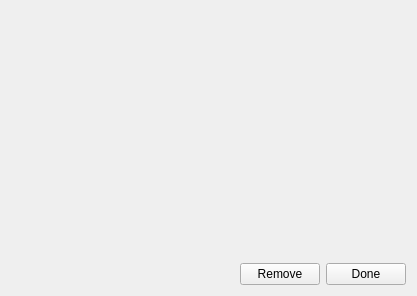
<?xml version="1.0" encoding="UTF-8"?>
<ui version="4.0">
 <class>PlaylistChangeWidget</class>
 <widget class="QWidget" name="PlaylistChangeWidget">
  <property name="geometry">
   <rect>
    <x>0</x>
    <y>0</y>
    <width>417</width>
    <height>296</height>
   </rect>
  </property>
  <property name="windowTitle">
   <string>Form</string>
  </property>
  <layout class="QGridLayout" name="gridLayout">
   <item row="0" column="0" colspan="3">
    <widget class="QStackedWidget" name="stackedWidget">
     <property name="currentIndex">
      <number>4</number>
     </property>
     <widget class="QWidget" name="page">
      <layout class="QGridLayout" name="gridLayout_2">
       <property name="leftMargin">
        <number>0</number>
       </property>
       <property name="topMargin">
        <number>0</number>
       </property>
       <property name="rightMargin">
        <number>0</number>
       </property>
       <property name="bottomMargin">
        <number>0</number>
       </property>
       <item row="0" column="0">
        <widget class="LFOWidget" name="lfoWidget" native="true"/>
       </item>
      </layout>
     </widget>
     <widget class="QWidget" name="page_2">
      <layout class="QGridLayout" name="gridLayout_3">
       <property name="leftMargin">
        <number>0</number>
       </property>
       <property name="topMargin">
        <number>0</number>
       </property>
       <property name="rightMargin">
        <number>0</number>
       </property>
       <property name="bottomMargin">
        <number>0</number>
       </property>
       <item row="0" column="0">
        <widget class="SSGNoiseFreqWidget" name="ssgNoiseFreqWidget" native="true"/>
       </item>
      </layout>
     </widget>
     <widget class="QWidget" name="page_3">
      <layout class="QGridLayout" name="gridLayout_4">
       <property name="leftMargin">
        <number>0</number>
       </property>
       <property name="topMargin">
        <number>0</number>
       </property>
       <property name="rightMargin">
        <number>0</number>
       </property>
       <property name="bottomMargin">
        <number>0</number>
       </property>
       <item row="0" column="0">
        <widget class="SSGEnvelopeFreqWidget" name="ssgEnvFreqWidget" native="true"/>
       </item>
      </layout>
     </widget>
     <widget class="QWidget" name="page_4">
      <layout class="QGridLayout" name="gridLayout_5">
       <property name="leftMargin">
        <number>0</number>
       </property>
       <property name="topMargin">
        <number>0</number>
       </property>
       <property name="rightMargin">
        <number>0</number>
       </property>
       <property name="bottomMargin">
        <number>0</number>
       </property>
       <item row="0" column="0">
        <widget class="SSGEnvelopeShapeWidget" name="ssgEnvShapeWidget" native="true"/>
       </item>
      </layout>
     </widget>
     <widget class="QWidget" name="page_5">
      <layout class="QGridLayout" name="gridLayout_6">
       <item row="0" column="0">
        <widget class="FM2Widget" name="userToneWidget" native="true"/>
       </item>
      </layout>
     </widget>
    </widget>
   </item>
   <item row="1" column="0">
    <spacer name="horizontalSpacer">
     <property name="orientation">
      <enum>Qt::Horizontal</enum>
     </property>
     <property name="sizeHint" stdset="0">
      <size>
       <width>224</width>
       <height>20</height>
      </size>
     </property>
    </spacer>
   </item>
   <item row="1" column="1">
    <widget class="QPushButton" name="removeButton">
     <property name="text">
      <string>Remove</string>
     </property>
    </widget>
   </item>
   <item row="1" column="2">
    <widget class="QPushButton" name="doneButton">
     <property name="text">
      <string>Done</string>
     </property>
    </widget>
   </item>
  </layout>
 </widget>
 <customwidgets>
  <customwidget>
   <class>SSGEnvelopeShapeWidget</class>
   <extends>QWidget</extends>
   <header>ssg/ssgenvelopeshapewidget.h</header>
   <container>1</container>
  </customwidget>
  <customwidget>
   <class>SSGEnvelopeFreqWidget</class>
   <extends>QWidget</extends>
   <header>ssg/ssgenvelopefreqwidget.h</header>
   <container>1</container>
  </customwidget>
  <customwidget>
   <class>SSGNoiseFreqWidget</class>
   <extends>QWidget</extends>
   <header>ssg/ssgnoisefreqwidget.h</header>
   <container>1</container>
  </customwidget>
  <customwidget>
   <class>LFOWidget</class>
   <extends>QWidget</extends>
   <header>playlistwidget/lfowidget.h</header>
   <container>1</container>
  </customwidget>
  <customwidget>
   <class>FM2Widget</class>
   <extends>QWidget</extends>
   <header>usertone/fm2widget.h</header>
   <container>1</container>
  </customwidget>
 </customwidgets>
 <resources/>
 <connections/>
</ui>
